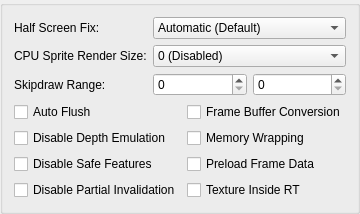
     <widget class="QGroupBox" name="hardwareFixesTab">
      <attribute name="title">
       <string>Hardware Fixes</string>
      </attribute>
      <layout class="QFormLayout" name="formLayout_2">
       <item row="0" column="0">
        <widget class="QLabel" name="label_10">
         <property name="text">
          <string>Half Screen Fix:</string>
         </property>
        </widget>
       </item>
       <item row="0" column="1">
        <widget class="QComboBox" name="halfScreenFix">
         <item>
          <property name="text">
           <string>Automatic (Default)</string>
          </property>
         </item>
         <item>
          <property name="text">
           <string>Force Disabled</string>
          </property>
         </item>
         <item>
          <property name="text">
           <string>Force Enabled</string>
          </property>
         </item>
        </widget>
       </item>
       <item row="2" column="0">
        <widget class="QLabel" name="label_12">
         <property name="text">
          <string>Skipdraw Range:</string>
         </property>
        </widget>
       </item>
       <item row="2" column="1">
        <layout class="QHBoxLayout" name="horizontalLayout">
         <item>
          <widget class="QSpinBox" name="skipDrawStart">
           <property name="maximum">
            <number>10000</number>
           </property>
          </widget>
         </item>
         <item>
          <widget class="QSpinBox" name="skipDrawEnd">
           <property name="maximum">
            <number>10000</number>
           </property>
          </widget>
         </item>
        </layout>
       </item>
       <item row="3" column="0" colspan="2">
        <layout class="QGridLayout" name="gridLayout">
         <item row="0" column="0">
          <widget class="QCheckBox" name="hwAutoFlush">
           <property name="text">
            <string>Auto Flush</string>
           </property>
          </widget>
         </item>
         <item row="0" column="1">
          <widget class="QCheckBox" name="frameBufferConversion">
           <property name="text">
            <string>Frame Buffer Conversion</string>
           </property>
          </widget>
         </item>
         <item row="1" column="0">
          <widget class="QCheckBox" name="disableDepthEmulation">
           <property name="text">
            <string>Disable Depth Emulation</string>
           </property>
          </widget>
         </item>
         <item row="1" column="1">
          <widget class="QCheckBox" name="memoryWrapping">
           <property name="text">
            <string>Memory Wrapping</string>
           </property>
          </widget>
         </item>
         <item row="2" column="0">
          <widget class="QCheckBox" name="disableSafeFeatures">
           <property name="text">
            <string>Disable Safe Features</string>
           </property>
          </widget>
         </item>
         <item row="2" column="1">
          <widget class="QCheckBox" name="preloadFrameData">
           <property name="text">
            <string>Preload Frame Data</string>
           </property>
          </widget>
         </item>
         <item row="3" column="0">
          <widget class="QCheckBox" name="disablePartialInvalidation">
           <property name="text">
            <string>Disable Partial Invalidation</string>
           </property>
          </widget>
         </item>
         <item row="3" column="1">
          <widget class="QCheckBox" name="textureInsideRt">
           <property name="text">
            <string>Texture Inside RT</string>
           </property>
          </widget>
         </item>
        </layout>
       </item>
       <item row="1" column="0">
        <widget class="QLabel" name="label_36">
         <property name="text">
          <string>CPU Sprite Render Size:</string>
         </property>
        </widget>
       </item>
       <item row="1" column="1">
        <widget class="QComboBox" name="cpuSpriteRenderBW">
         <item>
          <property name="text">
           <string>0 (Disabled)</string>
          </property>
         </item>
         <item>
          <property name="text">
           <string>1 (64 Max Width)</string>
          </property>
         </item>
         <item>
          <property name="text">
           <string>2 (128 Max Width)</string>
          </property>
         </item>
         <item>
          <property name="text">
           <string>3 (192 Max Width)</string>
          </property>
         </item>
         <item>
          <property name="text">
           <string>4 (256 Max Width)</string>
          </property>
         </item>
         <item>
          <property name="text">
           <string>5 (320 Max Width)</string>
          </property>
         </item>
         <item>
          <property name="text">
           <string>6 (384 Max Width)</string>
          </property>
         </item>
         <item>
          <property name="text">
           <string>7 (448 Max Width)</string>
          </property>
         </item>
         <item>
          <property name="text">
           <string>8 (512 Max Width)</string>
          </property>
         </item>
         <item>
          <property name="text">
           <string>9 (576 Max Width)</string>
          </property>
         </item>
         <item>
          <property name="text">
           <string>10 (640 Max Width)</string>
          </property>
         </item>
        </widget>
       </item>
      </layout>
     </widget>
